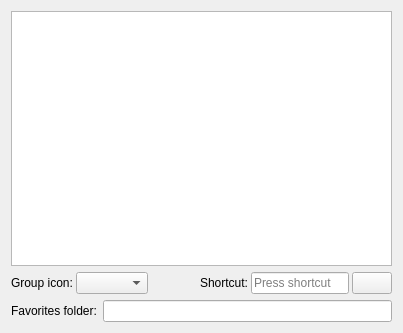
<?xml version="1.0" encoding="UTF-8"?>
<ui version="4.0">
 <class>DictGroupWidget</class>
 <widget class="QWidget" name="DictGroupWidget">
  <property name="geometry">
   <rect>
    <x>0</x>
    <y>0</y>
    <width>403</width>
    <height>333</height>
   </rect>
  </property>
  <property name="windowTitle">
   <string>Form</string>
  </property>
  <layout class="QVBoxLayout" name="verticalLayout">
   <item>
    <widget class="DictListWidget" name="dictionaries"/>
   </item>
   <item>
    <layout class="QHBoxLayout" name="horizontalLayout">
     <property name="spacing">
      <number>3</number>
     </property>
     <item>
      <widget class="QLabel" name="label">
       <property name="text">
        <string>Group icon:</string>
       </property>
      </widget>
     </item>
     <item>
      <widget class="QComboBox" name="groupIcon"/>
     </item>
     <item>
      <spacer name="horizontalSpacer">
       <property name="orientation">
        <enum>Qt::Horizontal</enum>
       </property>
       <property name="sizeHint" stdset="0">
        <size>
         <width>40</width>
         <height>20</height>
        </size>
       </property>
      </spacer>
     </item>
     <item>
      <widget class="QLabel" name="label_3">
       <property name="minimumSize">
        <size>
         <width>16</width>
         <height>16</height>
        </size>
       </property>
       <property name="maximumSize">
        <size>
         <width>16</width>
         <height>16</height>
        </size>
       </property>
       <property name="text">
        <string notr="true"/>
       </property>
       <property name="pixmap">
        <pixmap resource="../../resources.qrc">:/icons/hotkeys.svg</pixmap>
       </property>
       <property name="scaledContents">
        <bool>true</bool>
       </property>
      </widget>
     </item>
     <item>
      <widget class="QLabel" name="label_2">
       <property name="text">
        <string>Shortcut:</string>
       </property>
      </widget>
     </item>
     <item>
      <widget class="QKeySequenceEdit" name="shortcut">
       <property name="sizePolicy">
        <sizepolicy hsizetype="Minimum" vsizetype="Minimum">
         <horstretch>0</horstretch>
         <verstretch>0</verstretch>
        </sizepolicy>
       </property>
       <property name="minimumSize">
        <size>
         <width>80</width>
         <height>0</height>
        </size>
       </property>
      </widget>
     </item>
     <item>
      <widget class="QPushButton" name="clearShortCut">
       <property name="sizePolicy">
        <sizepolicy hsizetype="Minimum" vsizetype="Minimum">
         <horstretch>0</horstretch>
         <verstretch>0</verstretch>
        </sizepolicy>
       </property>
       <property name="icon">
        <iconset resource="../../resources.qrc">
         <normaloff>:/icons/clear.png</normaloff>:/icons/clear.png</iconset>
       </property>
       <property name="shortcut">
        <string notr="true"/>
       </property>
      </widget>
     </item>
    </layout>
   </item>
   <item>
    <layout class="QHBoxLayout" name="horizontalLayout_2">
     <item>
      <widget class="QLabel" name="label_4">
       <property name="text">
        <string>Favorites folder:</string>
       </property>
      </widget>
     </item>
     <item>
      <widget class="QLineEdit" name="favoritesFolder"/>
     </item>
    </layout>
   </item>
  </layout>
 </widget>
 <customwidgets>
  <customwidget>
   <class>DictListWidget</class>
   <extends>QListWidget</extends>
   <header>edit_groups_widgets.hh</header>
  </customwidget>
 </customwidgets>
 <resources>
  <include location="../../resources.qrc"/>
 </resources>
 <connections>
  <connection>
   <sender>clearShortCut</sender>
   <signal>clicked()</signal>
   <receiver>shortcut</receiver>
   <slot>clear()</slot>
   <hints>
    <hint type="sourcelabel">
     <x>20</x>
     <y>20</y>
    </hint>
    <hint type="destinationlabel">
     <x>20</x>
     <y>20</y>
    </hint>
   </hints>
  </connection>
 </connections>
</ui>
